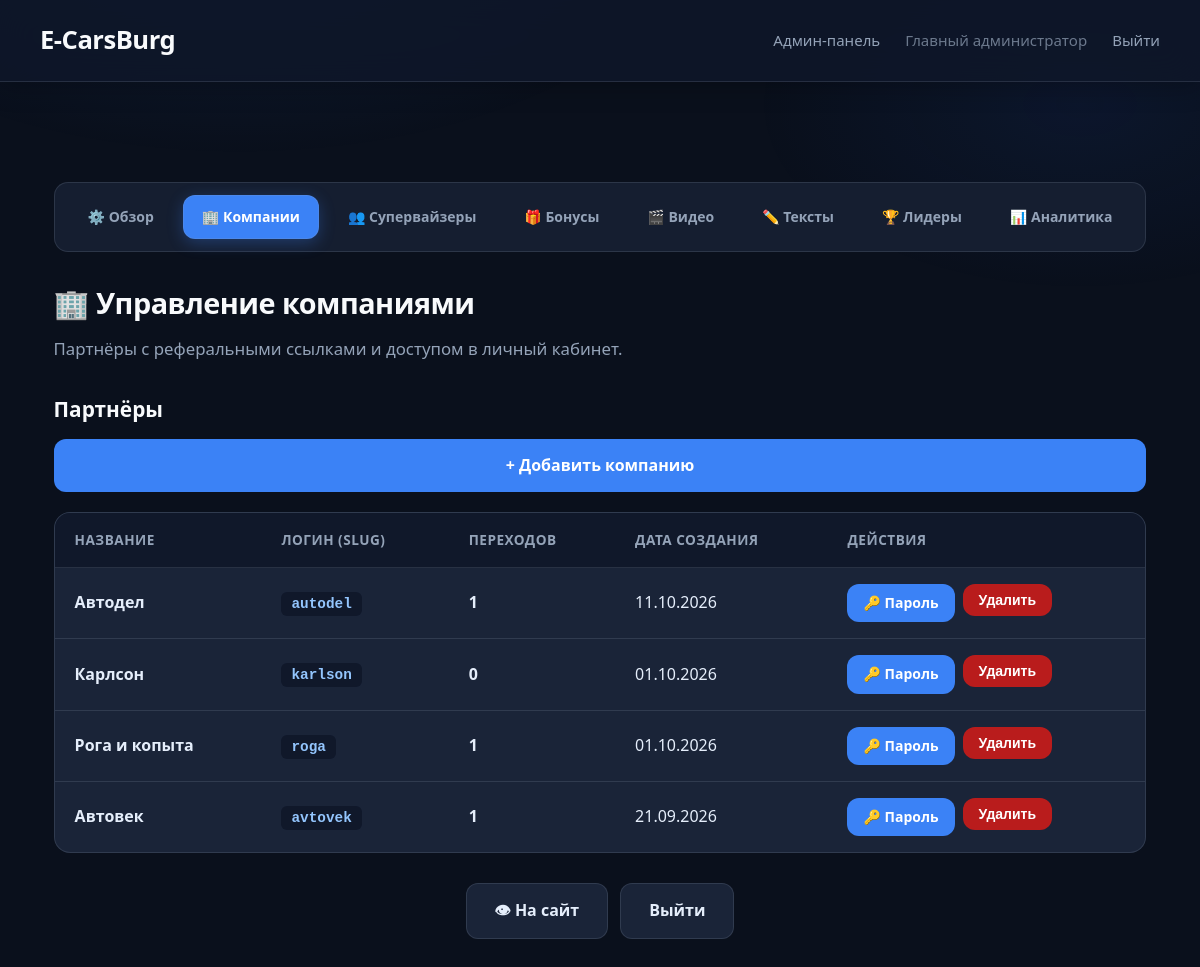
Screenshot of /admin/companies (signed in) with the database file from the repository.
### models.py (models this page shows, shortened)
class Company(Base):
    __tablename__ = 'companies'
    id: Mapped[int] = mapped_column(primary_key=True, index=True)
    name: Mapped[str] = mapped_column(String(100), nullable=False)
    slug: Mapped[str] = mapped_column(String(50), unique=True, index=True, nullable=False)
    description: Mapped[str] = mapped_column(Text, nullable=True)
    email: Mapped[str] = mapped_column(String(100), unique=True, nullable=False)
    password_hash: Mapped[str] = mapped_column(String(255), nullable=False)
    is_admin: Mapped[bool] = mapped_column(Boolean, default=False)
    role: Mapped[str] = mapped_column(String(20), default=ROLE_PARTNER, nullable=False, index=True)
    created_by_id: Mapped[int] = mapped_column(ForeignKey('companies.id'), nullable=True, index=True)
    created_at: Mapped[datetime] = mapped_column(DateTime, default=datetime.utcnow)
    clicks: Mapped[list["ClickEvent"]] = relationship(
        "ClickEvent",
        back_populates="company",
        cascade="all, delete-orphan"
    )
    created_by = relationship("Company", remote_side=[id], foreign_keys=[created_by_id])
    @property
    def is_authenticated(self):
        return True
    def get_role(self) -> str:
        if self.role:
            return self.role
        return ROLE_ADMIN if self.is_admin else ROLE_PARTNER
    @property
    def is_main_admin(self) -> bool:
        return self.get_role() == ROLE_ADMIN
    @property
    def is_supervisor(self) -> bool:
        return self.get_role() == ROLE_SUPERVISOR
    @property
    def is_staff(self) -> bool:
        return self.get_role() in (ROLE_ADMIN, ROLE_SUPERVISOR)
    @property
    def role_label(self) -> str:
        return {
            ROLE_ADMIN: 'Главный администратор',
            ROLE_SUPERVISOR: 'Супервайзер',
            ROLE_PARTNER: 'Партнёр',
        }.get(self.get_role(), 'Пользователь')

### app.py (the view)
@app.route('/admin/companies')
@staff_required
def admin_companies():
    db = SessionLocal()
    try:
        q = db.query(Company).filter(Company.role == ROLE_PARTNER)
        if current_user.is_supervisor:
            q = q.filter(Company.created_by_id == current_user.id)
        companies = q.order_by(Company.created_at.desc()).all()
        companies_data = []
        for comp in companies:
            click_count = db.query(ClickEvent).filter_by(company_id=comp.id).count()
            companies_data.append({
                'company': comp,
                'clicks': click_count
            })
        return render_template('admin_companies.html', companies_data=companies_data)
    finally:
        db.close()

### app.py (called while the page is built)
@login_manager.user_loader
def load_user(user_id):
    db = SessionLocal()
    try:
        return db.get(Company, int(user_id))
    finally:
        db.close()

def staff_required(f):
    from functools import wraps
    @wraps(f)
    @login_required
    def decorated_function(*args, **kwargs):
        if not current_user.is_staff:
            flash('Доступ запрещён.', 'error')
            return redirect(url_for('post_login_redirect'))
        return f(*args, **kwargs)
    return decorated_function

### templates/admin_companies.html (shortened to what this page needs)
{% extends "admin_base.html" %}
{% set active_nav = "companies" %}
{% block content %}
        <h1>🏢 {% if current_user.is_supervisor %}Мои компании{% else %}Управление компаниями{% endif %}</h1>
        <p>{% if current_user.is_supervisor %}Компании-партнёры, которые вы создали. Здесь можно выдать или сменить пароль.{% else %}Партнёры с реферальными ссылками и доступом в личный кабинет.{% endif %}</p>
        <div class="section-header">
            <h2>Партнёры</h2>
            <a href="{{ url_for('admin_add_company') }}" class="btn btn-primary">+ Добавить компанию</a>
        </div>
        <table class="leaderboard-table">
            <thead>
                <tr>
                    <th>Название</th>
                    <th>Логин (slug)</th>
                    <th>Переходов</th>
                    <th>Дата создания</th>
                    <th>Действия</th>
                </tr>
            </thead>
            <tbody>
                {% if companies_data %}
                    {% for item in companies_data %}
                    <tr>
                        <td><strong>{{ item.company.name }}</strong></td>
                        <td><code>{{ item.company.slug }}</code></td>
                        <td><strong>{{ item.clicks }}</strong></td>
                        <td>{{ item.company.created_at.strftime('%d.%m.%Y') if item.company.created_at else '-' }}</td>
                        <td>
                            <div style="display: flex; gap: 8px; flex-wrap: wrap;">
                                <a href="{{ url_for('admin_change_password', company_id=item.company.id) }}" class="btn btn-primary btn-small" style="text-decoration: none;">🔑 Пароль</a>
                                {% if current_user.is_main_admin %}
                                <form method="POST" action="{{ url_for('admin_delete_company', company_id=item.company.id) }}" style="display: inline;" onsubmit="return confirm('Удалить компанию {{ item.company.name }}?')">
                                    <button type="submit" class="btn btn-danger btn-small">Удалить</button>
                                </form>
                                {% endif %}
                            </div>
                        </td>
                    </tr>
                    {% endfor %}
                {% endif %}
            </tbody>
        </table>
{% endblock %}

### templates/admin_base.html (shortened to what this page needs)
<!DOCTYPE html>
<html lang="ru">
<head>
    <link rel="stylesheet" href="{{ url_for('static', filename='style.css') }}">
</head>
<body class="admin-theme">
    <nav class="top-nav">
        <a href="{{ url_for('index') }}" class="nav-brand">E-CarsBurg</a>
        <div class="nav-links">
            {% if current_user.is_main_admin %}
                <a href="{{ url_for('admin_dashboard') }}" class="nav-link">Админ-панель</a>
            {% elif current_user.is_supervisor %}
                <a href="{{ url_for('admin_companies') }}" class="nav-link">Панель супервайзера</a>
            {% endif %}
            <span class="nav-link" style="opacity:0.7;">{{ current_user.role_label }}</span>
            <a href="{{ url_for('logout') }}" class="nav-link">Выйти</a>
        </div>
    </nav>
    <div class="container {% block container_class %}wide{% endblock %}">
        <nav class="admin-nav" aria-label="Разделы админки">
            {% if current_user.is_main_admin %}
                <a href="{{ url_for('admin_dashboard') }}" class="btn {% if active_nav == 'dashboard' %}active{% endif %}">⚙️ Обзор</a>
                <a href="{{ url_for('admin_companies') }}" class="btn {% if active_nav == 'companies' %}active{% endif %}">🏢 Компании</a>
                <a href="{{ url_for('admin_supervisors') }}" class="btn {% if active_nav == 'supervisors' %}active{% endif %}">👥 Супервайзеры</a>
                <a href="{{ url_for('admin_bonuses') }}" class="btn {% if active_nav == 'bonuses' %}active{% endif %}">🎁 Бонусы</a>
                <a href="{{ url_for('admin_media') }}" class="btn {% if active_nav == 'media' %}active{% endif %}">🎬 Видео</a>
                <a href="{{ url_for('admin_texts') }}" class="btn {% if active_nav == 'texts' %}active{% endif %}">✏️ Тексты</a>
                <a href="{{ url_for('admin_leaderboard') }}" class="btn {% if active_nav == 'leaderboard' %}active{% endif %}">🏆 Лидеры</a>
                <a href="{{ url_for('admin_analytics') }}" class="btn {% if active_nav == 'analytics' %}active{% endif %}">📊 Аналитика</a>
            {% elif current_user.is_supervisor %}
                <a href="{{ url_for('admin_companies') }}" class="btn {% if active_nav == 'companies' %}active{% endif %}">🏢 Мои компании</a>
                <a href="{{ url_for('admin_add_company') }}" class="btn {% if active_nav == 'add_company' %}active{% endif %}">➕ Создать компанию</a>
            {% endif %}
        </nav>
        {% block content %}{% endblock %}
        {% block footer_actions %}
        <div class="actions" style="margin-top: 30px;">
            <a href="{{ url_for('index') }}" class="btn" target="_blank">👁 На сайт</a>
            <a href="{{ url_for('logout') }}" class="btn">Выйти</a>
        </div>
        {% endblock %}
    </div>
</body>
</html>

### rows the page displays
Company: role_label "Главный администратор"
Company: company.name "Автодел", company.slug "autodel", company.created_at "11.10.2026"
Company: company.name "Карлсон", company.slug "karlson", company.created_at "01.10.2026"
Company: company.name "Рога и копыта", company.slug "roga", company.created_at "01.10.2026"
Company: company.name "Автовек", company.slug "avtovek", company.created_at "21.09.2026"

### other values shown
{{ item.clicks }} "1" "0" "1" "1"
